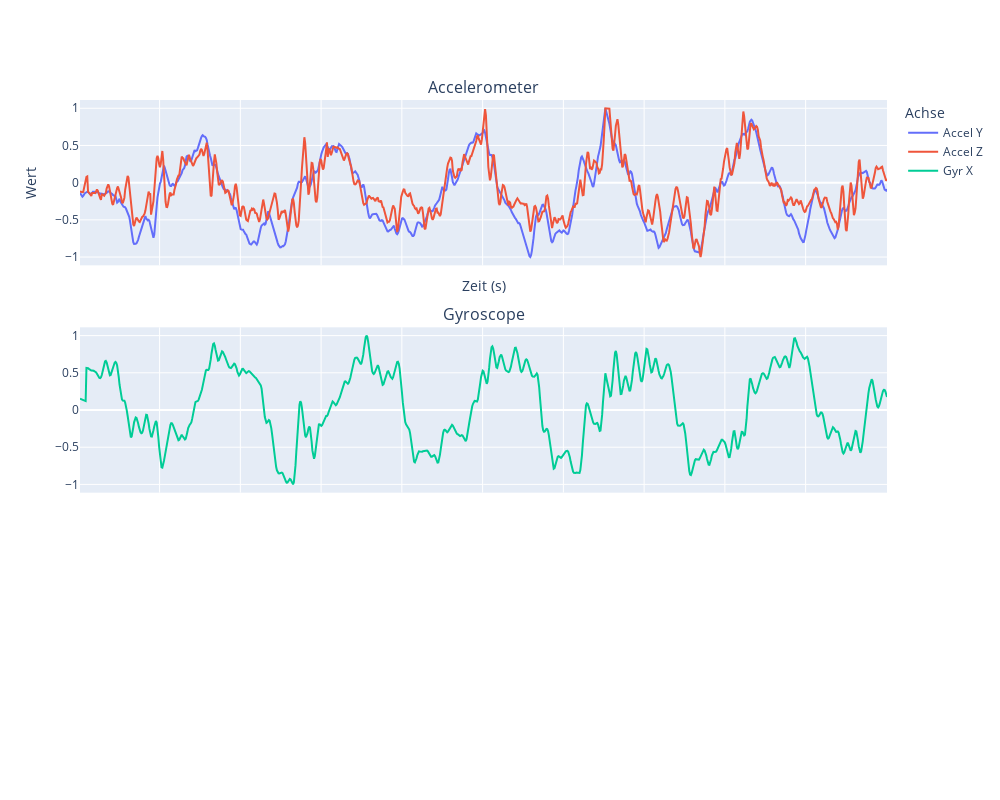

Here is the notebook cell this chart was saved with:
### Code cell
plot_normal_df(filtered_df_sq_z)

### Figure 1 — Plotly figure (JSON) as saved in the notebook; plotly's stock layout.template omitted (floating-point values rounded to 4 significant figures; data arrays with more than 128 entries replaced by an {"elided": "..."} marker saying what was removed)
{"data": [{"name": "Accel Y", "type": "scatter", "x": {"elided": "997 float values"}, "y": {"elided": "997 float values"}}, {"name": "Accel Z", "type": "scatter", "x": {"elided": "997 float values"}, "y": {"elided": "997 float values"}}, {"marker": {"size": 4}, "name": "Gyr X", "type": "scatter", "x": {"elided": "997 float values"}, "xaxis": "x2", "y": {"elided": "997 float values"}, "yaxis": "y2"}], "layout": {"annotations": [{"font": {"size": 16}, "showarrow": false, "text": "Accelerometer", "x": 0.5, "xanchor": "center", "xref": "paper", "y": 1, "yanchor": "bottom", "yref": "paper"}, {"font": {"size": 16}, "showarrow": false, "text": "Gyroscope", "x": 0.5, "xanchor": "center", "xref": "paper", "y": 0.6333, "yanchor": "bottom", "yref": "paper"}], "height": 800, "legend": {"title": {"text": "Achse"}}, "width": 1000, "xaxis": {"anchor": "y", "domain": [0, 1], "matches": "x3", "showticklabels": false, "title": {"text": "Zeit (s)"}}, "xaxis2": {"anchor": "y2", "domain": [0, 1], "matches": "x3", "showticklabels": false}, "xaxis3": {"anchor": "y3", "domain": [0, 1]}, "yaxis": {"anchor": "x", "domain": [0.7333, 1], "title": {"text": "Wert"}}, "yaxis2": {"anchor": "x2", "domain": [0.3667, 0.6333]}, "yaxis3": {"anchor": "x3", "domain": [0, 0.2667]}}}
